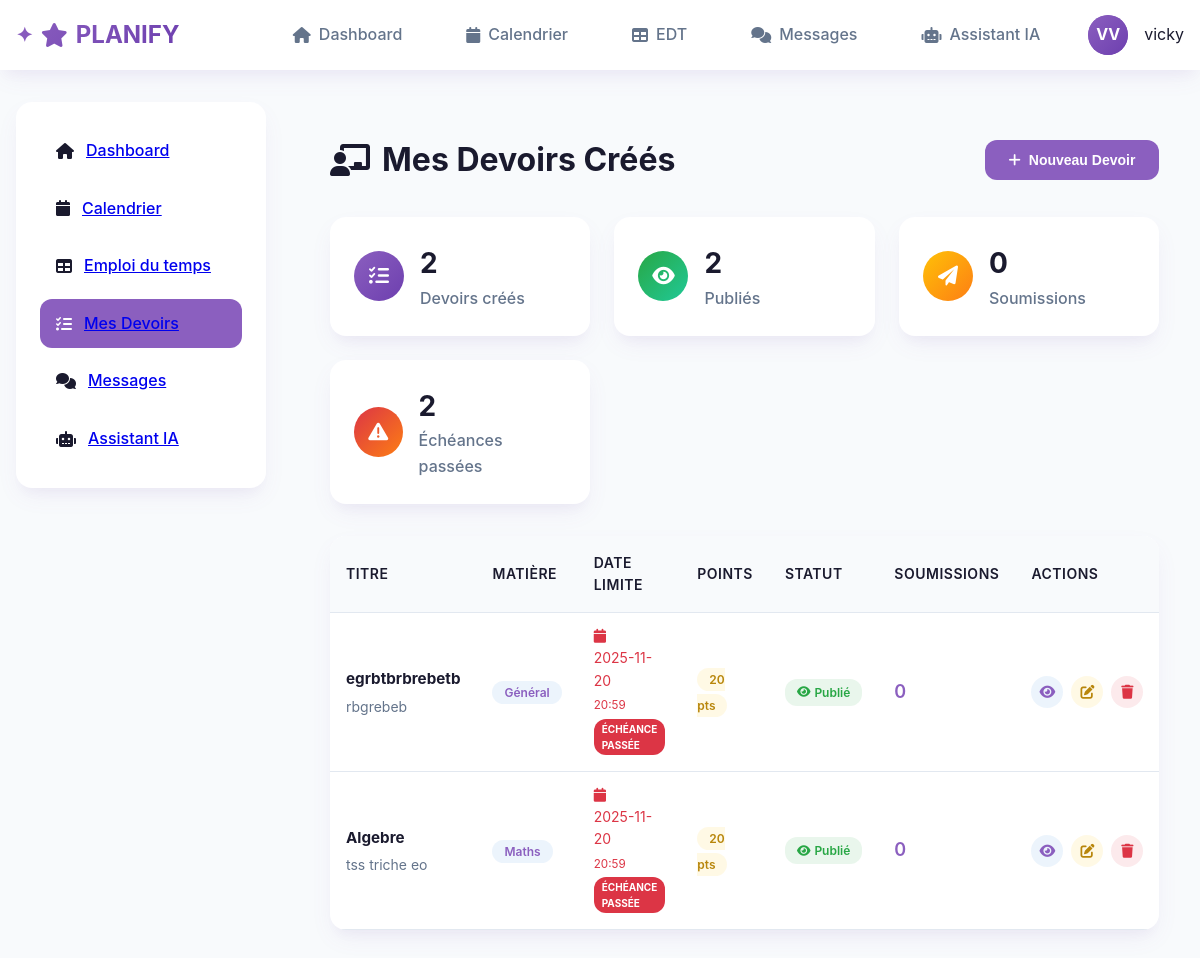
The app's page /homework (signed in) with its own data.
### models/user.py (models this page shows, shortened)
class User(UserMixin, db.Model):
    __tablename__ = 'users'
    id = db.Column(db.Integer, primary_key=True)
    email = db.Column(db.String(120), unique=True, nullable=False)
    password_hash = db.Column(db.String(256), nullable=False)
    nom = db.Column(db.String(64), nullable=False)
    prenom = db.Column(db.String(64), nullable=False)
    role = db.Column(db.String(20), nullable=False)  # admin, professeur, eleve
    photo = db.Column(db.String(256), default='default.jpg')
    created_at = db.Column(db.DateTime, default=datetime.utcnow)
    is_active = db.Column(db.Boolean, default=True)
    profile_photo = db.Column(db.String(255), nullable=True)
    bio = db.Column(db.Text, nullable=True)
    phone = db.Column(db.String(20), nullable=True)
    birth_date = db.Column(db.Date, nullable=True)
    email_notifications = db.Column(db.Boolean, default=True)
    homework_reminders = db.Column(db.Boolean, default=True)
    theme = db.Column(db.String(10), default='light')  # light, dark, auto
    language = db.Column(db.String(5), default='fr')
    events = db.relationship('Event', backref='author', lazy='dynamic')
    courses_teaching = db.relationship('Course', backref='teacher', lazy='dynamic')
    sent_messages = db.relationship('Message', foreign_keys='Message.sender_id', backref='sender', lazy='dynamic')
    chats_started = db.relationship('ChatRoom', foreign_keys='ChatRoom.user1_id', backref='user1', lazy='dynamic')
    chats_received = db.relationship('ChatRoom', foreign_keys='ChatRoom.user2_id', backref='user2', lazy='dynamic')
    ai_chats = db.relationship('AIChat', backref='user', lazy='dynamic')
    def get_initials(self):
        return f"{self.prenom[0]}{self.nom[0]}".upper()

### models/homework.py (models this page shows, shortened)
class Homework(db.Model):
    __tablename__ = 'homework'
    id = db.Column(db.Integer, primary_key=True)
    title = db.Column(db.String(128), nullable=False)
    description = db.Column(db.Text, nullable=False)
    due_date = db.Column(db.DateTime, nullable=False)
    subject = db.Column(db.String(64))  # Matière
    points = db.Column(db.Integer, default=20)  # Points sur lesquels le devoir est noté
    attachment_url = db.Column(db.String(256))  # Fichier joint
    is_published = db.Column(db.Boolean, default=True)  # Visible par les élèves
    teacher_id = db.Column(db.Integer, db.ForeignKey('users.id'), nullable=False)  # Professeur qui a créé
    created_at = db.Column(db.DateTime, default=datetime.utcnow)
    updated_at = db.Column(db.DateTime, default=datetime.utcnow, onupdate=datetime.utcnow)
    submissions = db.relationship('HomeworkSubmission', backref='homework', lazy='dynamic', cascade='all, delete-orphan')
    teacher = db.relationship('User', foreign_keys=[teacher_id], backref='created_homework')
    def is_overdue(self):
        return datetime.utcnow() > self.due_date
    def get_submission_count(self):
        return self.submissions.count()
    def to_dict(self, student_id=None):
        data = {
            'id': self.id,
            'title': self.title,
            'description': self.description,
            'due_date': self.due_date.isoformat(),
            'subject': self.subject,
            'points': self.points,
            'is_published': self.is_published,
            'submission_count': self.get_submission_count(),
            'is_overdue': self.is_overdue(),
            'teacher_name': f"{self.teacher.prenom} {self.teacher.nom}"
        }
        if student_id:
            submission = self.get_submission_for_student(student_id)
            data['student_submission'] = submission.to_dict() if submission else None
            data['status'] = self.get_status_for_student(student_id)
        return data

### app.py (the view, shortened to what this page needs)
@app.route('/homework')
@login_required
def homework():
    if current_user.role == 'eleve':
        homework_list = Homework.query.filter_by(is_published=True).order_by(Homework.due_date.asc()).all()
        homework_data = [hw.to_dict(student_id=current_user.id) for hw in homework_list]
        return render_template('homework/student.html', homework=homework_data)
    elif current_user.role == 'professeur':
        homework_list = Homework.query.filter_by(teacher_id=current_user.id).order_by(Homework.created_at.desc()).all()
        homework_data = [hw.to_dict() for hw in homework_list]
        return render_template('homework/teacher.html', homework=homework_data)

### templates/homework/teacher.html (shortened to what this page needs)
{% extends "base.html" %}
{% block content %}
<div class="teacher-dashboard">
    <div class="dashboard-header">
        <h1><i class="fas fa-chalkboard-teacher"></i> Mes Devoirs Créés</h1>
        <button class="btn btn-primary" onclick="openCreateHomeworkModal()">
            <i class="fas fa-plus"></i> Nouveau Devoir
        </button>
    </div>
    <div class="stats-grid">
        <div class="stat-card">
            <div class="stat-icon total">
                <i class="fas fa-tasks"></i>
            </div>
            <div class="stat-info">
                <h3>{{ homework|length }}</h3>
                <p>Devoirs créés</p>
            </div>
        </div>
        <div class="stat-card">
            <div class="stat-icon published">
                <i class="fas fa-eye"></i>
            </div>
            <div class="stat-info">
                <h3>{{ homework|selectattr('is_published')|list|length }}</h3>
                <p>Publiés</p>
            </div>
        </div>
        <div class="stat-card">
            <div class="stat-icon submissions">
                <i class="fas fa-paper-plane"></i>
            </div>
            <div class="stat-info">
                <h3 id="totalSubmissions">{{ homework|map(attribute='submission_count')|sum }}</h3>
                <p>Soumissions</p>
            </div>
        </div>
        <div class="stat-card">
            <div class="stat-icon overdue">
                <i class="fas fa-exclamation-triangle"></i>
            </div>
            <div class="stat-info">
                <h3>{{ homework|selectattr('is_overdue')|list|length }}</h3>
                <p>Échéances passées</p>
            </div>
        </div>
    </div>
    <div class="homework-table-container">
        <table class="homework-table">
            <thead>
                <tr>
                    <th>Titre</th>
                    <th>Matière</th>
                    <th>Date limite</th>
                    <th>Points</th>
                    <th>Statut</th>
                    <th>Soumissions</th>
                    <th>Actions</th>
                </tr>
            </thead>
            <tbody>
                {% for hw in homework %}
                <tr>
                    <td>
                        <div class="homework-title">
                            <strong>{{ hw.title }}</strong>
                            <div class="homework-description">{{ hw.description[:80] }}{% if hw.description|length > 80 %}...{% endif %}</div>
                        </div>
                    </td>
                    <td>
                        <span class="subject-badge">{{ hw.subject or 'Général' }}</span>
                    </td>
                    <td>
                        <div class="due-date {% if hw.is_overdue %}overdue{% endif %}">
                            <i class="fas fa-calendar"></i>
                            {{ hw.due_date[:10] }}<br>
                            <small>{{ hw.due_date[11:16] }}</small>
                            {% if hw.is_overdue %}
                                <div class="overdue-badge">Échéance passée</div>
                            {% endif %}
                        </div>
                    </td>
                    <td>
                        <span class="points-badge">{{ hw.points }} pts</span>
                    </td>
                    <td>
                        <span class="status-badge {% if hw.is_published %}published{% else %}draft{% endif %}">
                            {% if hw.is_published %}
                                <i class="fas fa-eye"></i> Publié
                            {% else %}
                                <i class="fas fa-eye-slash"></i> Brouillon
                            {% endif %}
                        </span>
                    </td>
                    <td>
                        <div class="submission-count">
                            <span class="count">{{ hw.submission_count }}</span>
                        </div>
                    </td>
                    <td>
                        <div class="action-buttons">
                            <a href="{{ url_for('homework_detail', homework_id=hw.id) }}" class="btn-icon btn-view" title="Voir détails">
                                <i class="fas fa-eye"></i>
                            </a>
                            <button class="btn-icon btn-edit" onclick="editHomework({{ hw.id }})" title="Modifier">
                                <i class="fas fa-edit"></i>
                            </button>
                            <button class="btn-icon btn-delete" onclick="deleteHomework({{ hw.id }}, '{{ hw.title }}')" title="Supprimer">
                                <i class="fas fa-trash"></i>
                            </button>
                        </div>
                    </td>
                </tr>
                {% endfor %}
            </tbody>
        </table>
    </div>
</div>
{% endblock %}

### templates/base.html (shortened to what this page needs)
<!DOCTYPE html>
<html lang="fr">
<head>
    <link rel="stylesheet" href="{{ url_for('static', filename='css/style.css') }}">
    <link href="https://cdnjs.cloudflare.com/ajax/libs/font-awesome/6.0.0/css/all.min.css" rel="stylesheet">
</head>
<body>
    <nav class="navbar">
        <div class="navbar-container">
            <div class="logo">
                <i class="fas fa-star"></i>
                PLANIFY
            </div>
            {% if current_user.is_authenticated %}
            <div class="nav-links">
                <a href="{{ url_for('dashboard') }}" class="nav-link {% if request.endpoint == 'dashboard' %}active{% endif %}">
                    <i class="fas fa-home"></i>
                    Dashboard
                </a>
                <a href="{{ url_for('calendar') }}" class="nav-link {% if request.endpoint == 'calendar' %}active{% endif %}">
                    <i class="fas fa-calendar"></i>
                    Calendrier
                </a>
                <a href="{{ url_for('edt') }}" class="nav-link {% if request.endpoint == 'edt' %}active{% endif %}">
                    <i class="fas fa-table"></i>
                    EDT
                </a>
                <a href="{{ url_for('chat_inbox') }}" class="nav-link {% if request.endpoint == 'chat_inbox' %}active{% endif %}">
                    <i class="fas fa-comments"></i>
                    Messages
                </a>
                <a href="{{ url_for('ai_chat') }}" class="nav-link {% if request.endpoint == 'ai_chat' %}active{% endif %}">
                    <i class="fas fa-robot"></i>
                    Assistant IA
                </a>
                <div class="user-menu">
                    <div class="user-avatar" onclick="toggleUserDropdown()">
                        {% if current_user.profile_photo %}
                        <img src="{{ url_for('static', filename='uploads/profiles/' + current_user.profile_photo) }}"
                             alt="Photo de profil" class="profile-photo">
                        {% else %}
                        <div class="avatar-initials">{{ current_user.get_initials() }}</div>
                        {% endif %}
                    </div>
                    <span class="user-name">{{ current_user.prenom }}</span>
                </div>
            </div>
            {% endif %}
        </div>
    </nav>
    <div class="main-container">
        {% if current_user.is_authenticated %}
        <aside class="sidebar">
            <ul class="sidebar-menu">
                <li class="sidebar-item {% if request.endpoint == 'dashboard' %}active{% endif %}">
                    <i class="fas fa-home"></i>
                    <a href="{{ url_for('dashboard') }}">Dashboard</a>
                </li>
                <li class="sidebar-item {% if request.endpoint == 'calendar' %}active{% endif %}">
                    <i class="fas fa-calendar"></i>
                    <a href="{{ url_for('calendar') }}">Calendrier</a>
                </li>
                <li class="sidebar-item {% if request.endpoint == 'edt' %}active{% endif %}">
                    <i class="fas fa-table"></i>
                    <a href="{{ url_for('edt') }}">Emploi du temps</a>
                </li>
                {% if current_user.role in ['eleve', 'professeur', 'admin'] %}
                <li class="sidebar-item {% if request.endpoint in ['homework', 'homework_detail'] %}active{% endif %}">
                    <i class="fas fa-tasks"></i>
                    <a href="{{ url_for('homework') }}">
                        {% if current_user.role == 'admin' %}Gestion Devoirs{% else %}Mes Devoirs{% endif %}
                    </a>
                </li>
                {% endif %}
                <li class="sidebar-item {% if request.endpoint == 'chat_inbox' %}active{% endif %}">
                    <i class="fas fa-comments"></i>
                    <a href="{{ url_for('chat_inbox') }}">Messages</a>
                </li>
                <li class="sidebar-item {% if request.endpoint == 'ai_chat' %}active{% endif %}">
                    <i class="fas fa-robot"></i>
                    <a href="{{ url_for('ai_chat') }}">Assistant IA</a>
                </li>
            </ul>
        </aside>
        {% endif %}
        <main class="content">
            {% block content %}{% endblock %}
        </main>
    </div>
</body>
</html>

### records on screen
User: get_initials "VV", prenom "vicky"
Homework: title "egrbtbrbrebetb", description "rbgrebeb", subject "Général", due_date "2025-11-20", due_date "20:59", points "20", submission_count "0"
Homework: title "Algebre", description "tss triche eo", subject "Maths", due_date "2025-11-20", due_date "20:59", points "20", submission_count "0"

### other values on screen
{{ homework|length }} "2"
{{ homework|selectattr('is_published')|list|length }} "2"
{{ homework|map(attribute='submission_count')|sum }} "0"
{{ homework|selectattr('is_overdue')|list|length }} "2"
